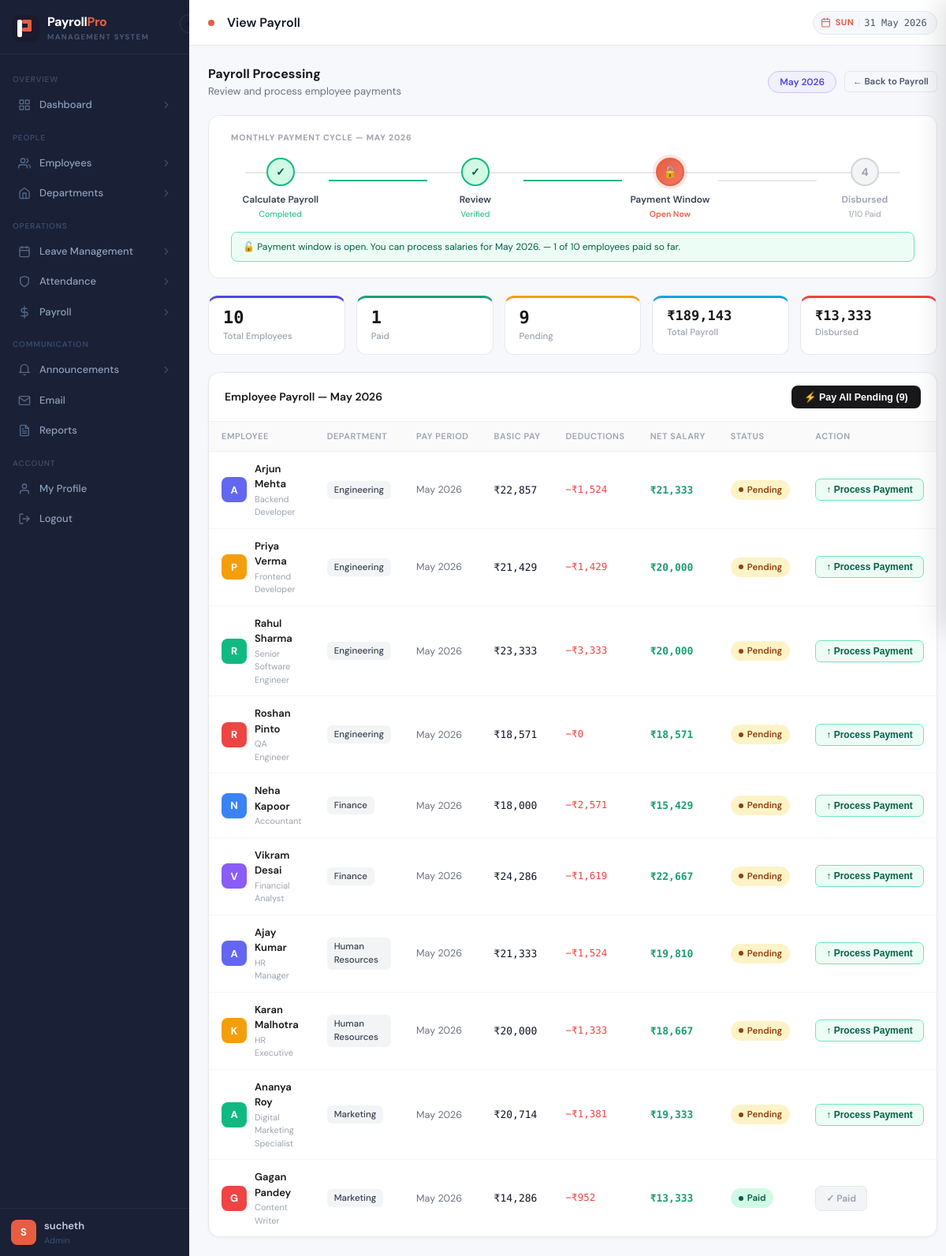
The app's page /view-payroll (signed in) with its own data.
### tables this page shows
CREATE TABLE payroll (
        payroll_id INTEGER PRIMARY KEY AUTOINCREMENT,
        employee_id INTEGER, month INTEGER, year INTEGER,
        basic_pay REAL DEFAULT 0, overtime_pay REAL DEFAULT 0,
        deductions REAL DEFAULT 0, net_salary REAL DEFAULT 0,
        payment_status TEXT DEFAULT 'Pending'
    );

CREATE TABLE employees (
        employee_id INTEGER PRIMARY KEY AUTOINCREMENT,
        name TEXT NOT NULL, email TEXT UNIQUE, phone TEXT,
        position TEXT, department_id INTEGER, base_salary REAL DEFAULT 0,
        join_date TEXT, status TEXT DEFAULT 'Active',
        profile_pic TEXT DEFAULT 'default.png'
    , gender TEXT DEFAULT '', experience_years INTEGER DEFAULT 0);

CREATE TABLE departments (
        department_id INTEGER PRIMARY KEY AUTOINCREMENT,
        dept_name TEXT NOT NULL UNIQUE, manager TEXT
    );

### app.py (the view)
@app.route("/view-payroll")
@hr_required
def view_payroll():
    today = datetime.date.today()
    month = int(request.args.get("month", today.month))
    year  = int(request.args.get("year",  today.year))
    conn  = get_connection()
    rows  = conn.execute("""
        SELECT p.payroll_id, p.employee_id, e.name, e.position,
               d.dept_name, p.basic_pay, p.deductions, p.net_salary,
               p.payment_status
        FROM payroll p
        JOIN employees e ON p.employee_id = e.employee_id
        JOIN departments d ON e.department_id = d.department_id
        WHERE p.month=? AND p.year=?
        ORDER BY d.dept_name, e.name
    """, (month, year)).fetchall()
    summary    = [dict(r) for r in rows]
    total      = sum(r["net_salary"]  for r in summary)
    paid_total = sum(r["net_salary"]  for r in summary if r["payment_status"] == "Paid")
    conn.close()
    return render_template("viewpayroll.html",
                           summary=summary, total=total, paid_total=paid_total,
                           month=month, year=year,
                           month_name=calendar.month_name[month],
                           now=today)

### app.py (called while the page is built)
def hr_required(f):
    from functools import wraps
    @wraps(f)
    def decorated(*args, **kwargs):
        if "user_id" not in session:
            return redirect(url_for("login"))
        if session.get("role") not in ("admin", "hr"):
            flash("Access denied. HR/Admin only.", "danger")
            return redirect(url_for("dashboard"))
        return f(*args, **kwargs)
    return decorated

@app.context_processor
def inject_globals():
    return {"now": datetime.date.today(), "calendar": calendar}

### database.py (called while the page is built)
def get_db_path(username=None):
    DEMO_USERS = {"admin", "hr", "amit"}
    if username is None:
        try:
            from flask import session
            username = session.get("db_owner") or session.get("username", "")
        except RuntimeError:
            return DEMO_DB
    if not username or username.lower() in DEMO_USERS:
        return DEMO_DB
    safe = "".join(c for c in username.lower() if c.isalnum() or c == "_")
    return os.path.join(BASE_DIR, f"payroll_{safe}.db")

def get_connection(username=None):
    db_path = get_db_path(username)
    conn = sqlite3.connect(db_path, timeout=30, check_same_thread=False)
    conn.row_factory = sqlite3.Row
    conn.execute("PRAGMA foreign_keys = ON")
    conn.execute("PRAGMA journal_mode = WAL")
    return conn

### templates/viewpayroll.html (shortened to what this page needs)
{% extends "base.html" %}
{% block page_title %}View Payroll{% endblock %}
{% block content %}
<div class="vp-root">
  <div class="vp-topbar">
    <div>
      <div class="vp-title">Payroll Processing</div>
      <div class="vp-meta">Review and process employee payments</div>
    </div>
    <div style="display:flex;align-items:center;gap:10px;flex-wrap:wrap;">
      <span class="vp-period-badge">{{ month_name }} {{ year }}</span>
      <a href="{{ url_for('payroll') }}" class="btn btn-outline btn-xs">← Back to Payroll</a>
    </div>
  </div>
  {% set today_day = now.day %}
  {% set paid_count = summary|selectattr('payment_status','equalto','Paid')|list|length %}
  {% set total_count = summary|length %}
  {% set all_paid = (paid_count == total_count and total_count > 0) %}
  {% set is_past_month = (year, month) < (now.year, now.month) %}
  {% set window_open = is_past_month or (today_day >= 28) %}
  {% set has_payroll = (total_count > 0) %}
  <div class="pay-timeline">
    <div class="pay-timeline-label">Monthly Payment Cycle — {{ month_name }} {{ year }}</div>
    <div class="pay-timeline-track">
      <div class="pay-step {{ 'done' if has_payroll else 'active' }}">
        <div class="pay-step-dot">{{ '✓' if has_payroll else '1' }}</div>
        <div class="pay-step-title">Calculate Payroll</div>
        <div class="pay-step-sub">{{ 'Completed' if has_payroll else 'Run payroll first' }}</div>
      </div>
      <div class="pay-connector {{ 'filled' if has_payroll else '' }}"></div>
      <div class="pay-step {{ 'done' if has_payroll else 'locked' }}">
        <div class="pay-step-dot">{{ '✓' if has_payroll else '2' }}</div>
        <div class="pay-step-title">Review</div>
        <div class="pay-step-sub">{{ 'Verified' if has_payroll else 'Pending' }}</div>
      </div>
      <div class="pay-connector {{ 'filled' if (has_payroll and window_open) else 'partial' if has_payroll else '' }}"></div>
      {% if all_paid %}
      <div class="pay-step complete">
        <div class="pay-step-dot">✓</div>
        <div class="pay-step-title">Payment Window</div>
        <div class="pay-step-sub">All Paid</div>
      </div>
      {% elif window_open and has_payroll %}
      <div class="pay-step active">
        <div class="pay-step-dot">🔓</div>
        <div class="pay-step-title">Payment Window</div>
        <div class="pay-step-sub">Open Now</div>
      </div>
      {% else %}
      <div class="pay-step locked">
        <div class="pay-step-dot">🔒</div>
        <div class="pay-step-title">Payment Window</div>
        <div class="pay-step-sub">Opens 28 {{ month_name }}</div>
      </div>
      {% endif %}
      <div class="pay-connector {{ 'filled' if all_paid else '' }}"></div>
      <div class="pay-step {{ 'complete' if all_paid else 'locked' }}">
        <div class="pay-step-dot">{{ '✓' if all_paid else '4' }}</div>
        <div class="pay-step-title">Disbursed</div>
        <div class="pay-step-sub">
          {% if all_paid %}{{ total_count }}/{{ total_count }} Paid
          {% elif paid_count > 0 %}{{ paid_count }}/{{ total_count }} Paid
          {% else %}Pending{% endif %}
        </div>
      </div>
    </div>
    {% if all_paid %}
    <div class="pay-lock-strip all-paid">
      ✅ All salaries for {{ month_name }} {{ year }} have been disbursed successfully.
    </div>
    {% elif window_open and has_payroll %}
    <div class="pay-lock-strip open">
      🔓 Payment window is open. You can process salaries for {{ month_name }} {{ year }}.
      {% if paid_count > 0 %} — {{ paid_count }} of {{ total_count }} employees paid so far.{% endif %}
    </div>
    {% else %}
    <div class="pay-lock-strip">
      ⚠️ No payroll calculated yet for {{ month_name }} {{ year }}.
      <a href="{{ url_for('payroll') }}" style="color:inherit;font-weight:600;margin-left:4px;">Run payroll first →</a>
    </div>
    {% endif %}
  </div>
  <div class="vp-kpis">
    <div class="vp-kpi" style="--kc:#4f46e5;">
      <div class="vp-kpi-val">{{ summary|length }}</div>
      <div class="vp-kpi-lbl">Total Employees</div>
    </div>
    <div class="vp-kpi" style="--kc:#1D9E75;">
      <div class="vp-kpi-val">{{ summary|selectattr('payment_status','equalto','Paid')|list|length }}</div>
      <div class="vp-kpi-lbl">Paid</div>
    </div>
    <div class="vp-kpi" style="--kc:#f59e0b;">
      <div class="vp-kpi-val">{{ summary|selectattr('payment_status','ne','Paid')|list|length }}</div>
      <div class="vp-kpi-lbl">Pending</div>
    </div>
    <div class="vp-kpi" style="--kc:#0ea5e9;">
      <div class="vp-kpi-val mono" style="font-size:17px;">₹{{ "{:,.0f}".format(total) }}</div>
      <div class="vp-kpi-lbl">Total Payroll</div>
    </div>
    <div class="vp-kpi" style="--kc:#ef4444;">
      <div class="vp-kpi-val mono" style="font-size:17px;">₹{{ "{:,.0f}".format(paid_total) }}</div>
      <div class="vp-kpi-lbl">Disbursed</div>
    </div>
  </div>
  <div class="vp-card">
    <div class="vp-card-header">
      <div class="vp-card-title">Employee Payroll — {{ month_name }} {{ year }}</div>
      {% set pending_count = summary|selectattr('payment_status','ne','Paid')|list|length %}
      {% if pending_count > 0 %}
        {% if window_open %}
        <form method="POST" action="{{ url_for('process_all_payments') }}" style="margin:0;"
              onsubmit="return confirm('Process payment for ALL ' + {{ pending_count }} + ' pending employees?')">
          <button type="submit" class="btn-bulk-pay">
            ⚡ Pay All Pending ({{ pending_count }})
          </button>
        </form>
        {% else %}
        <span class="btn-bulk-pay"
              style="background:#9ca3af;cursor:not-allowed;"
              title="Payment locked until 28 {{ month_name }}">
          🔒 Locked until 28 {{ month_name }}
        </span>
        {% endif %}
      {% endif %}
    </div>
    <table class="vp-table">
      <thead>
        <tr>
          <th>Employee</th>
          <th>Department</th>
          <th>Pay Period</th>
          <th class="right">Basic Pay</th>
          <th class="right">Deductions</th>
          <th class="right">Net Salary</th>
          <th>Status</th>
          <th>Action</th>
        </tr>
      </thead>
      <tbody>
        {% for r in summary %}
        <tr>
          <td>
            <div class="emp-cell">
              <div class="emp-av av-{{ loop.index0 % 6 }}">{{ r.name[0] }}</div>
              <div>
                <div class="emp-name">{{ r.name }}</div>
                <div class="emp-pos">{{ r.position or r.dept_name }}</div>
              </div>
            </div>
          </td>
          <td><span class="dept-tag">{{ r.dept_name }}</span></td>
          <td><span class="period-val">{{ month_name }} {{ year }}</span></td>
          <td class="right mono">₹{{ "{:,.0f}".format(r.basic_pay) }}</td>
          <td class="right mono deduct-val">−₹{{ "{:,.0f}".format(r.deductions) }}</td>
          <td class="right">
            <span class="mono net-val">₹{{ "{:,.0f}".format(r.net_salary) }}</span>
          </td>
          <td>
            <span class="st-pill {{ 'paid' if r.payment_status=='Paid' else 'pending' }}">
              <span class="st-dot"></span>
              {{ r.payment_status }}
            </span>
          </td>
          <td>
            {% if r.payment_status == 'Paid' %}
              <span class="btn-process already-paid">✓ Paid</span>
            {% elif not window_open %}
              <span class="btn-process already-paid"
                    title="Payment locked until 28 {{ month_name }}. {{ 25 - now.day }} days remaining.">
                🔒 Locked
              </span>
            {% else %}
              <form method="POST" action="{{ url_for('process_payment') }}" style="margin:0;"
                    onsubmit="return confirm('Release payment to {{ r.name }}?')">
                <button type="submit" class="btn-process can-pay">↑ Process Payment</button>
              </form>
            {% endif %}
          </td>
        </tr>
        {% else %}
        <tr><td colspan="8" class="vp-empty">No payroll data found. <a href="{{ url_for('payroll') }}">Run payroll first →</a></td></tr>
        {% endfor %}
      </tbody>
    </table>
  </div>
</div>
{% endblock %}

### templates/base.html (style rules this page uses)
:root { --brand: #e85d42; --brand-light: #d44f36; --brand-dim: #fdf0ee; --brand-glow: rgba(232,93,66,.13); --accent: #f59e0b; --sidebar-bg: #1a2035; --sidebar-w: 240px; --sidebar-w-sm: 60px; --bg: #f7f8fc; --surface: #ffffff; --border: #e4e8ed; --border-light: #f1f3f7; --text-1: #111827; --text-2: #4b5768; --text-3: #8a95a3; --green: #059669; --green-bg: #d1fae5; --red: #dc2626; --red-bg: #fee2e2; --amber: #b45309; --amber-bg: #fef3c7; --blue: #2563eb; --blue-bg: #dbeafe; --purple: #7c3aed; --purple-bg: #ede9fe; --grey: #6b7280; --grey-bg: #f3f4f6; --radius: 10px; --radius-lg: 14px; --shadow: 0 1px 3px rgba(0,0,0,.06), 0 4px 12px rgba(0,0,0,.04); --shadow-md:0 4px 16px rgba(0,0,0,.10); --font: 'DM Sans', system-ui, sans-serif; --mono: 'DM Mono', monospace; --anim: 220ms cubic-bezier(.4,0,.2,1); }
*, *::before, *::after { box-sizing: border-box; margin: 0; padding: 0; }
html { height: 100%; }
body { font-family: var(--font); background: var(--bg); color: var(--text-1); min-height: 100%; display: flex; font-size: 14px; line-height: 1.5; }
.btn { display: inline-flex; align-items: center; gap: 6px; padding: 8px 16px; border-radius: 8px; font-size: 13px; font-weight: 600; font-family: var(--font); cursor: pointer; border: none; text-decoration: none; transition: all var(--anim); white-space: nowrap; }
.btn-outline { background: transparent; color: var(--text-2); border: 1px solid var(--border); }
.btn-xs { padding: 4px 10px; font-size: 11.5px; border-radius: 6px; font-weight: 600; }

### records on screen
payroll: name "A", name "Arjun Mehta", position "Backend Developer", dept_name "Engineering", month_name "May", year "2026", basic_pay "22,857", deductions "1,524", net_salary "21,333", payment_status "Pending"
payroll: name "P", name "Priya Verma", position "Frontend Developer", dept_name "Engineering", month_name "May", year "2026", basic_pay "21,429", deductions "1,429", net_salary "20,000", payment_status "Pending"
payroll: name "R", name "Rahul Sharma", position "Senior Software Engineer", dept_name "Engineering", month_name "May", year "2026", basic_pay "23,333", deductions "3,333", net_salary "20,000", payment_status "Pending"
payroll: name "R", name "Roshan Pinto", position "QA Engineer", dept_name "Engineering", month_name "May", year "2026", basic_pay "18,571", deductions "0", net_salary "18,571", payment_status "Pending"
payroll: name "N", name "Neha Kapoor", position "Accountant", dept_name "Finance", month_name "May", year "2026", basic_pay "18,000", deductions "2,571", net_salary "15,429", payment_status "Pending"
payroll: name "V", name "Vikram Desai", position "Financial Analyst", dept_name "Finance", month_name "May", year "2026", basic_pay "24,286", deductions "1,619", net_salary "22,667", payment_status "Pending"
payroll: name "A", name "Ajay Kumar", position "HR Manager", dept_name "Human Resources", month_name "May", year "2026", basic_pay "21,333", deductions "1,524", net_salary "19,810", payment_status "Pending"
payroll: name "K", name "Karan Malhotra", position "HR Executive", dept_name "Human Resources", month_name "May", year "2026", basic_pay "20,000", deductions "1,333", net_salary "18,667", payment_status "Pending"
payroll: name "A", name "Ananya Roy", position "Digital Marketing Specialist", dept_name "Marketing", month_name "May", year "2026", basic_pay "20,714", deductions "1,381", net_salary "19,333", payment_status "Pending"
payroll: name "G", name "Gagan Pandey", position "Content Writer", dept_name "Marketing", month_name "May", year "2026", basic_pay "14,286", deductions "952", net_salary "13,333", payment_status "Paid", shows "✓ Paid"

### other values on screen
{{ session.username[0].upper() if session.username else 'U' }} "S"
{{ session.username }} "sucheth"
{{ session.role | capitalize }} "Admin"
{{ month_name }} "May"
{{ year }} "2026"
{{ month_name }} "MAY"
{{ '✓' if has_payroll else '1' }} "✓"
{{ 'Completed' if has_payroll else 'Run payroll first' }} "Completed"
{{ '✓' if has_payroll else '2' }} "✓"
{{ 'Verified' if has_payroll else 'Pending' }} "Verified"
{{ '✓' if all_paid else '4' }} "4"
{{ paid_count }} "1"
{{ total_count }} "10"
{{ summary|length }} "10"
{{ summary|selectattr('payment_status','equalto','Paid')|list|length }} "1"
